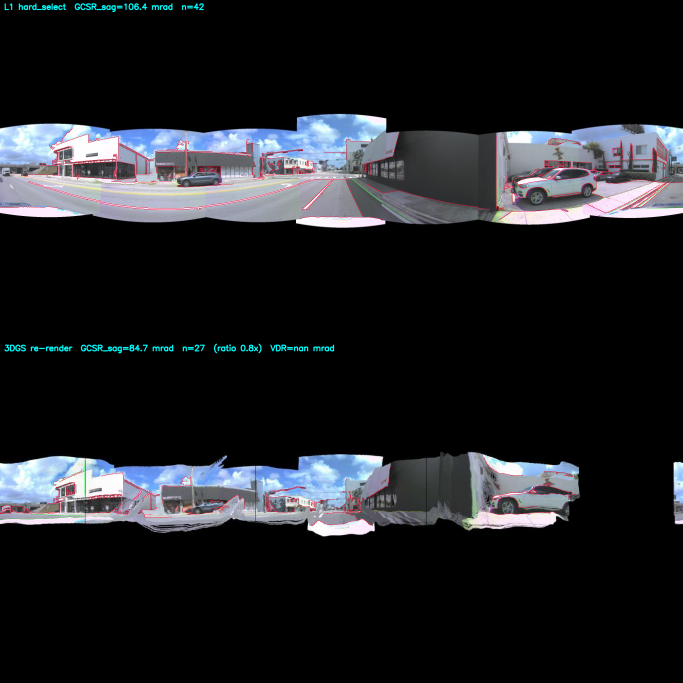
#> input picture deliverables/erp_geometry_metric/bmw_gcsr_diagnostic.png, 2048 x 2048 px (shown at 1/3 size)
$ python -i erp_geometry_metric.py   (imports and definitions only)   (older library calls are emulated)
#> lines starting #> are read from the running program, lines starting #| are printed output that depends on the picture; after the words box and inside, x2 and y2 are one past the last pixel; in counts of white or black regions, pixels touching at a corner belong together
"""ERP geometric-fidelity metrics: GCSR (primary, no-reference) + VDR (relative-to-L1).

Built from the 2026-05-29 metric-design + adversarial-verify workflow (wf_55c3370b-47c).
Goal: turn the user's visual judgment ("3DGS is warped, L1 is clean") into a HARD number
that is LOW for the rigid-clean L1 panorama and HIGH for the depth-re-rendered 3DGS panorama,
and ALSO emit a visual diagnostic so the eye can verify the number (vision-first discipline).

The one exact ERP invariant everything rests on (verified against
code/waymo2panorama/projection/sphere_projection.py:85-100):
    theta = pi - (u+0.5)/W * 2*pi          # azimuth, ego x=forward, y=left
    phi   = pi/2 - (v+0.5)/H * pi           # elevation, z=up
    d     = (cos phi cos theta, cos phi sin theta, sin phi)   # unit ray, ego frame
Under any rigid single-center spherical projection, a straight 3D line images to a GREAT
CIRCLE = a plane through the origin {d : n.d=0}. L1 is exactly such a projection -> residual ~0.
A depth-based 3DGS re-render bends the line off any single plane -> residual > 0.

GCSR (Great-Circle Sagitta Residual, PRIMARY, absolute/no-ref):
  track each edge as a CONNECTED PIXEL COMPONENT (Canny + connectedComponents, NOT LSD --
  LSD fragments a wavy edge into locally-straight chords and launders the warp), fit ONE
  great-circle plane over the whole component (TLS + IRLS Tukey), and report the SAGITTA
  (max off-endpoint-chord angular deviation) which is immune to fragmentation.

VDR (Vertical-edge Drift Residual, SECONDARY, relative-to-L1):
  detect near-vertical long edges on the L1 anchor, TRANSFER their pixel locations onto the
  test image, and report the per-edge change in RMS column deviation. Ego pitch/roll and real
  leaning structures cancel in the difference (they appear in both images).

FoV-boundary guard (the trap vision caught): the per-camera curved black/content boundary in
an L1 ERP is NOT a 3D line's great circle; Canny fires on it. We erode the content mask and
drop edge pixels near the mask boundary so L1's correct FoV arcs do not inflate GCSR.
"""
from __future__ import annotations

import argparse
import json
import os

import cv2
import numpy as np

# ----------------------------------------------------------------------------- ERP geometry
# [29 lines left out: functions back_project, _fit_great_circle, not called in this run]


# ----------------------------------------------------------------------------- I/O
def load_erp(path, H=1024, W=2048):
    """Load an ERP image, resize to canonical HxW (2:1), return (rgb_uint8, content_mask_bool)."""
#> called with H = 1024, W = 2048
    bgr = cv2.imread(path, cv2.IMREAD_COLOR)
#> bgr is the input picture: shape (2048, 2048, 3); mean B, G, R 36.8, 33.1, 31.7
    if bgr is None:
        raise FileNotFoundError(path)
    bgr = cv2.resize(bgr, (W, H), interpolation=cv2.INTER_AREA)
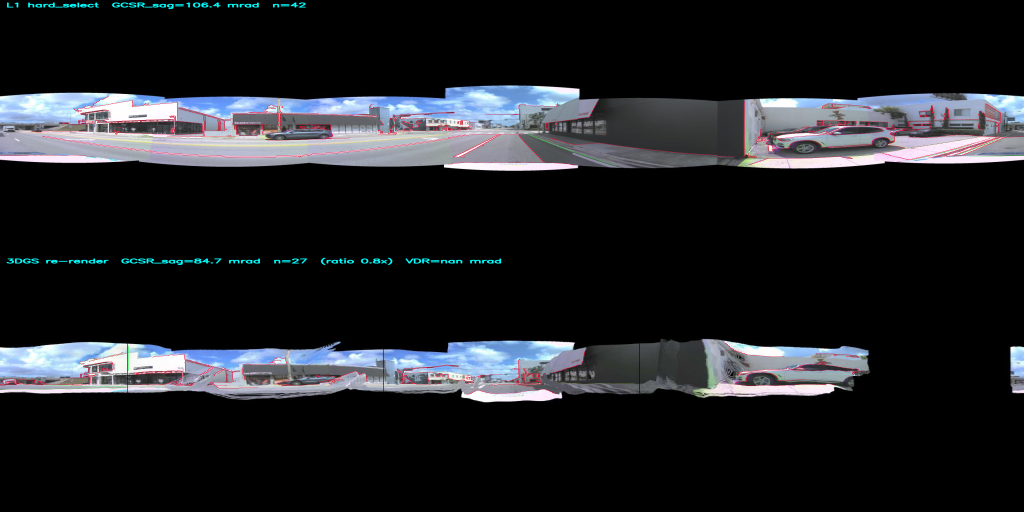
#> bgr: shape (1024, 2048, 3) (shown at 1/2 size); mean B, G, R 36.8, 33.1, 31.7
    rgb = cv2.cvtColor(bgr, cv2.COLOR_BGR2RGB)
    gray = cv2.cvtColor(bgr, cv2.COLOR_BGR2GRAY)
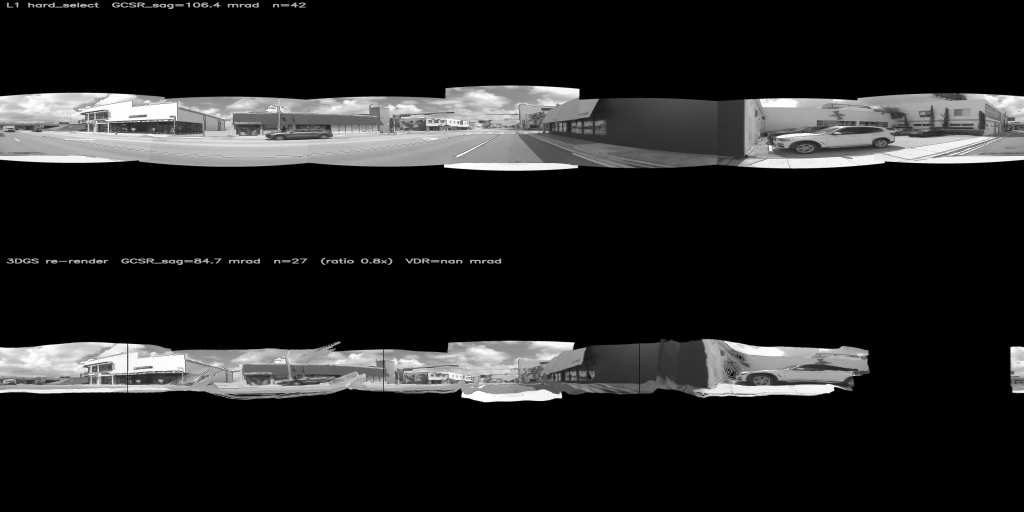
#> gray: shape (1024, 2048) (shown at 1/2 size); min 0, max 255, mean 33.1
    content = gray > 8  # non-black (the FoV band)
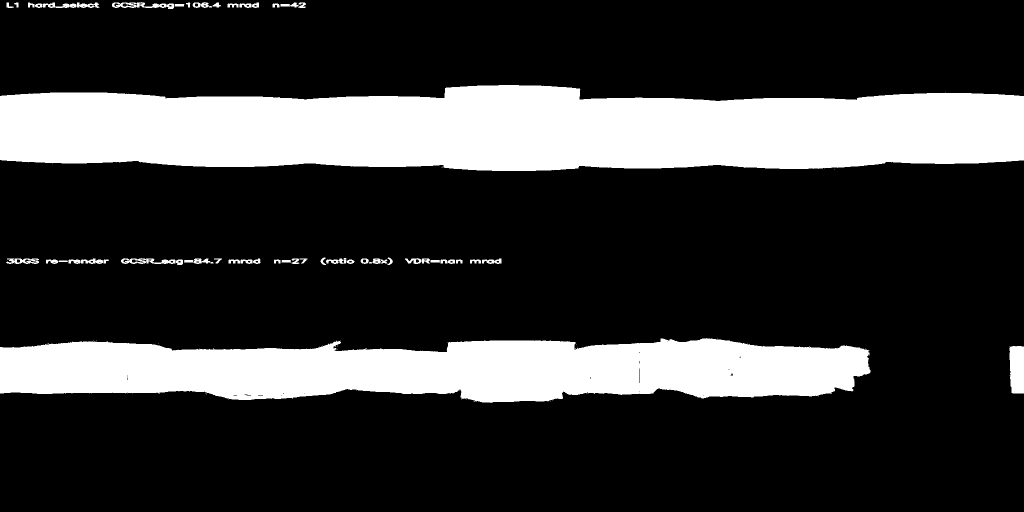
#> content: shape (1024, 2048) bool (shown at 1/2 size); 22.5% white; 81 white regions (32 under 20 px), largest, box (x1, y1, x2, y2) and area: (0, 170, 2048, 342) 290386, (0, 676, 1741, 806) 170787, (2019, 692, 2048, 787) 2604
    return rgb, content


# ----------------------------------------------------------------------------- GCSR (primary)
# [317 lines left out: functions gcsr, vertical_lean, _subpix_col, vdr, relative_warp, draw_segs and 2 more, not called in this run]


# [2 lines not run here, left out]

>>> result = load_erp('../../deliverables/erp_geometry_metric/bmw_gcsr_diagnostic.png')
